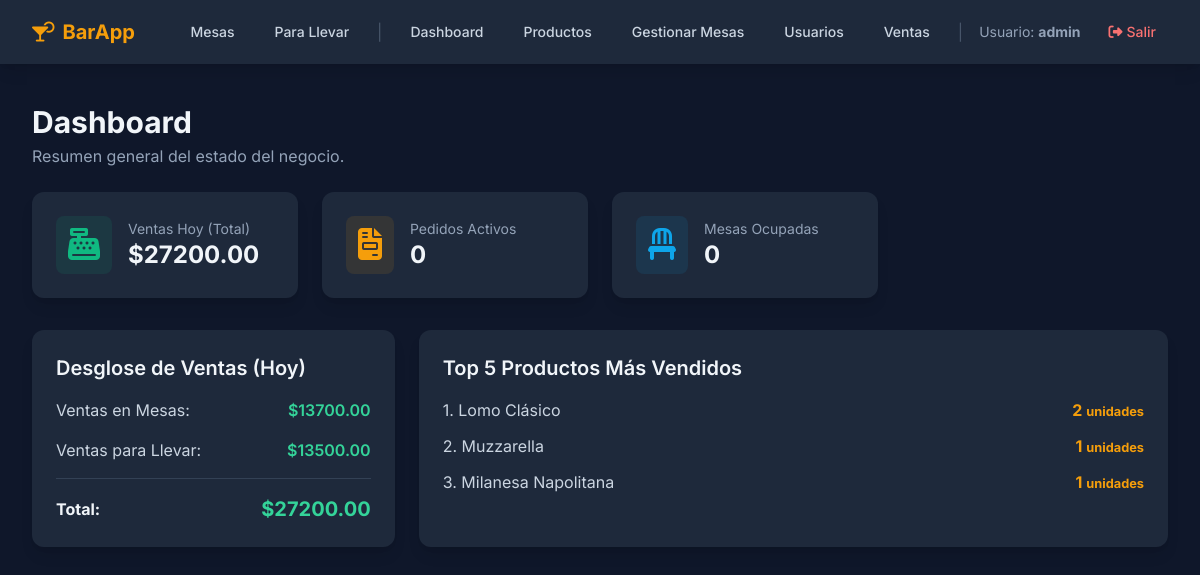
The app's page /admin/dashboard (signed in) with its own data.
### app/models.py (models this page shows, shortened)
class User(UserMixin, db.Model):
    id = db.Column(db.Integer, primary_key=True)
    username = db.Column(db.String(80), unique=True, nullable=False)
    password_hash = db.Column(db.String(256), nullable=False)
    role = db.Column(db.String(20), nullable=False, default='mozo')

class Product(db.Model):
    id = db.Column(db.Integer, primary_key=True)
    name = db.Column(db.String(100), unique=True, nullable=False)
    price = db.Column(db.Float, nullable=False)
    type = db.Column(db.String(50), nullable=False)
    stock = db.Column(db.Integer, default=0)

### app/admin.py (the view)
@admin_bp.route('/dashboard')
@admin_required
def dashboard():
    today = date.today()
    total_sales_today = db.session.query(func.sum(Order.total_amount))\
        .filter(db.func.date(Order.updated_at) == today, Order.status == 'Pagado').scalar() or 0.0
    sales_today_table = db.session.query(func.sum(Order.total_amount))\
        .filter(db.func.date(Order.updated_at) == today, Order.status == 'Pagado', Order.type == 'Mesa').scalar() or 0.0
    sales_today_takeaway = db.session.query(func.sum(Order.total_amount))\
        .filter(db.func.date(Order.updated_at) == today, Order.status == 'Pagado', Order.type == 'Para Llevar').scalar() or 0.0
    active_orders_count = Order.query.filter(Order.status.in_(['Activo', 'Pendiente'])).count()
    tables_occupied_count = Table.query.filter(Table.status == 'Ocupada').count()
    top_products = db.session.query(
        Product.name,
        func.sum(OrderItem.quantity).label('total_quantity')
    ).join(OrderItem).group_by(Product.name).order_by(func.sum(OrderItem.quantity).desc()).limit(5).all()
    return render_template('admin/dashboard.html',
        title="Panel de Administrador",
        total_sales_today=total_sales_today,
        sales_today_table=sales_today_table,
        sales_today_takeaway=sales_today_takeaway,
        active_orders_count=active_orders_count,
        tables_occupied_count=tables_occupied_count,
        top_products=top_products
    )

### app/utils.py (called while the page is built)
def admin_required(f):
    @wraps(f)
    def decorated_function(*args, **kwargs):
        if not current_user.is_authenticated or current_user.role != 'admin':
            flash("No tienes permiso para acceder a esta página. Se requiere rol de administrador.", "danger")
            return redirect(url_for('auth.login'))
        return f(*args, **kwargs)
    return decorated_function

### app/templates/admin/dashboard.html
{% extends "layout.html" %}
{% block content %}
<div class="mb-6">
    <h1 class="text-3xl font-bold text-slate-100">Dashboard</h1>
    <p class="text-slate-400 mt-1">Resumen general del estado del negocio.</p>
</div>
<div class="grid grid-cols-1 md:grid-cols-2 lg:grid-cols-4 gap-6 mb-8">
    <div class="bg-slate-800 p-6 rounded-xl shadow-lg flex items-center space-x-4">
        <div class="bg-emerald-500/10 p-3 rounded-lg">
            <i class="fa-solid fa-cash-register fa-2x text-emerald-500"></i>
        </div>
        <div>
            <p class="text-sm text-slate-400">Ventas Hoy (Total)</p>
            <p class="text-2xl font-bold text-slate-100">${{ "%.2f"|format(total_sales_today) }}</p>
        </div>
    </div>
    <div class="bg-slate-800 p-6 rounded-xl shadow-lg flex items-center space-x-4">
        <div class="bg-amber-500/10 p-3 rounded-lg">
            <i class="fa-solid fa-file-invoice fa-2x text-amber-500"></i>
        </div>
        <div>
            <p class="text-sm text-slate-400">Pedidos Activos</p>
            <p class="text-2xl font-bold text-slate-100">{{ active_orders_count }}</p>
        </div>
    </div>
    <div class="bg-slate-800 p-6 rounded-xl shadow-lg flex items-center space-x-4">
        <div class="bg-sky-500/10 p-3 rounded-lg">
            <i class="fa-solid fa-chair fa-2x text-sky-500"></i>
        </div>
        <div>
            <p class="text-sm text-slate-400">Mesas Ocupadas</p>
            <p class="text-2xl font-bold text-slate-100">{{ tables_occupied_count }}</p>
        </div>
    </div>
</div>
<div class="grid grid-cols-1 lg:grid-cols-3 gap-6">
    <div class="lg:col-span-1 bg-slate-800 p-6 rounded-xl shadow-lg">
        <h2 class="text-xl font-semibold text-slate-100 mb-4">Desglose de Ventas (Hoy)</h2>
        <div class="space-y-4">
            <div class="flex justify-between items-center">
                <p class="text-slate-300">Ventas en Mesas:</p>
                <p class="font-semibold text-emerald-400">${{ "%.2f"|format(sales_today_table) }}</p>
            </div>
            <div class="flex justify-between items-center">
                <p class="text-slate-300">Ventas para Llevar:</p>
                <p class="font-semibold text-emerald-400">${{ "%.2f"|format(sales_today_takeaway) }}</p>
            </div>
            <div class="border-t border-slate-700 mt-4 pt-4 flex justify-between items-center">
                <p class="font-bold text-slate-100">Total:</p>
                <p class="font-bold text-xl text-emerald-400">${{ "%.2f"|format(total_sales_today) }}</p>
            </div>
        </div>
    </div>
    <div class="lg:col-span-2 bg-slate-800 p-6 rounded-xl shadow-lg">
        <h2 class="text-xl font-semibold text-slate-100 mb-4">Top 5 Productos Más Vendidos</h2>
        {% if top_products %}
        <ul class="space-y-3">
            {% for product in top_products %}
            <li class="flex justify-between items-center text-slate-300">
                <span>{{ loop.index }}. {{ product.name }}</span>
                <span class="font-bold text-amber-500">{{ product.total_quantity }} <small>unidades</small></span>
            </li>
            {% endfor %}
        </ul>
        {% else %}
        <p class="text-slate-500 text-center py-4">Aún no hay datos de ventas para mostrar un ranking.</p>
        {% endif %}
    </div>
</div>
{% endblock %}

### app/templates/layout.html (shortened to what this page needs)
<!DOCTYPE html>
<html lang="es">
<head>
    <script src="https://cdn.tailwindcss.com"></script>
    <link rel="stylesheet" href="https://cdnjs.cloudflare.com/ajax/libs/font-awesome/6.4.0/css/all.min.css">
</head>
<body class="bg-slate-900 text-slate-200">
    <nav class="bg-slate-800 shadow-lg sticky top-0 z-50">
        <div class="max-w-7xl mx-auto px-4 sm:px-6 lg:px-8">
            <div class="flex justify-between items-center h-16">
                <div class="flex-shrink-0">
                    <a class="text-xl font-bold text-amber-500 hover:text-amber-400 transition-colors" href="{{ url_for('index') }}">
                        <i class="fa-solid fa-martini-glass-citrus mr-2"></i>BarApp
                    </a>
                </div>
                <div class="hidden md:flex items-center space-x-4">
                    {% if current_user.is_authenticated %}
                        <a href="{{ url_for('mozo.tables_view') }}" class="px-3 py-2 rounded-md text-sm font-medium text-slate-300 hover:bg-slate-700 hover:text-white transition-colors">Mesas</a>
                        <a href="{{ url_for('mozo.takeaway_orders_view') }}" class="px-3 py-2 rounded-md text-sm font-medium text-slate-300 hover:bg-slate-700 hover:text-white transition-colors">Para Llevar</a>
                        {% if current_user.role == 'admin' %}
                            <span class="text-slate-600">|</span>
                            <a href="{{ url_for('admin.dashboard') }}" class="px-3 py-2 rounded-md text-sm font-medium text-slate-300 hover:bg-slate-700 hover:text-white transition-colors">Dashboard</a>
                            <a href="{{ url_for('admin.products') }}" class="px-3 py-2 rounded-md text-sm font-medium text-slate-300 hover:bg-slate-700 hover:text-white transition-colors">Productos</a>
                            <a href="{{ url_for('admin.manage_tables') }}" class="px-3 py-2 rounded-md text-sm font-medium text-slate-300 hover:bg-slate-700 hover:text-white transition-colors">Gestionar Mesas</a>
                            <a href="{{ url_for('admin.manage_users') }}" class="px-3 py-2 rounded-md text-sm font-medium text-slate-300 hover:bg-slate-700 hover:text-white transition-colors">Usuarios</a>
                            <a href="{{ url_for('admin.sales_log') }}" class="px-3 py-2 rounded-md text-sm font-medium text-slate-300 hover:bg-slate-700 hover:text-white transition-colors">Ventas</a>
                        {% endif %}
                        <span class="text-slate-600">|</span>
                        <span class="text-slate-400 text-sm">Usuario: <strong>{{ current_user.username }}</strong></span>
                        <a href="{{ url_for('auth.logout') }}" class="px-3 py-2 rounded-md text-sm font-medium text-red-400 hover:bg-red-500 hover:text-white transition-colors">
                            <i class="fa-solid fa-right-from-bracket mr-1"></i>Salir
                        </a>
                    {% else %}
                        <a href="{{ url_for('auth.login') }}" class="px-3 py-2 rounded-md text-sm font-medium text-slate-300 hover:bg-slate-700 hover:text-white transition-colors">Ingresar</a>
                    {% endif %}
                </div>
            </div>
        </div>
    </nav>
    <main class="max-w-7xl mx-auto mt-6 px-4 sm:px-6 lg:px-8 py-4">
        {% block content %}{% endblock %}
    </main>
</body>
</html>

### app/templates/layout.html (style rules this page uses)
body { font-family: 'Inter', sans-serif; -webkit-font-smoothing: antialiased; -moz-osx-font-smoothing: grayscale; }

### records on screen
User: username "admin"
Product: name "Lomo Clásico", total_quantity "2"
Product: name "Muzzarella", total_quantity "1"
Product: name "Milanesa Napolitana", total_quantity "1"

### other values on screen
{{ "%.2f"|format(total_sales_today) }} "27200.00"
{{ active_orders_count }} "0"
{{ tables_occupied_count }} "0"
{{ "%.2f"|format(sales_today_table) }} "13700.00"
{{ "%.2f"|format(sales_today_takeaway) }} "13500.00"
